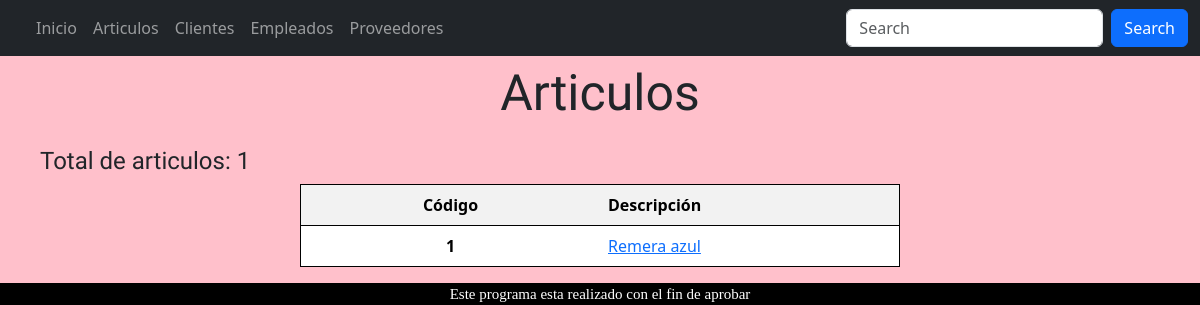
/tabla/, run on an earlier commit of the app's database.
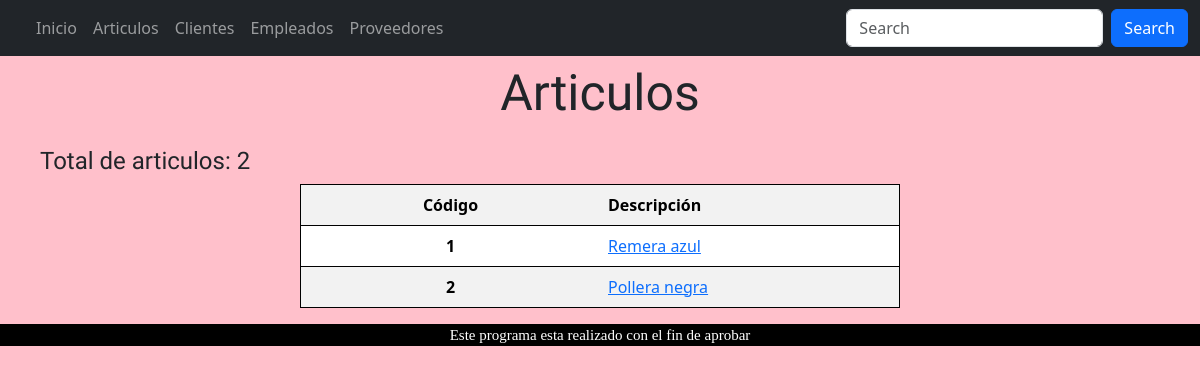
And on a later commit of the database.
### appRieVictoria/models.py (models this page shows, shortened)
class Articulos (models.Model):
    descripcion = models.CharField( max_length= 100,help_text= 'Descripcion del articulo')
    costo = models.DecimalField(max_digits=10, decimal_places=2)
    venta= models.DecimalField(max_digits=10, decimal_places=2)
    cantidad = models.BigIntegerField(help_text='Cantidad de articulos')
    talle = models.CharField(max_length=3)
    compras = models.ManyToManyField("Compras",related_name='articulos_comprados' , through="compraProd")
    ventas = models.ManyToManyField("Ventas" ,related_name='articulos_vendidos', through="ventaProd")
    tipoPrenda =models.ForeignKey("tipoPrenda", on_delete=models.CASCADE, default=1)

### appRieVictoria/views.py (the view)
def tabla(request):
    context = {'Articulos': Articulos.objects.all()}
    return render(request, 'tabla.html', context)

### proyectoRieVictoria/templates/tabla.html
{% extends "base.html" %}
{% block content %}
<div class="subtituloInicio">
    <p >Articulos</p>
</div>
    <div class="descripcionArt">
        <h4>Total de articulos: {{Articulos|length}}</h4>
    </div>
    <div class="contenedorTabla">
        <div class="col-6">
    <div>
        <table class="table tablaBorde1 table-condensed table-striped">
            <tr>
                <th class="centrado">Código</th>
                <th >Descripción</th>
            </tr>
            {% for p in Articulos %}
                <tr>
                    <td class="centrado" >{{p.id}}</td>
                    <td><a href="/articulos/{{ p.id }}/">{{p.descripcion}}</a></td>
                </tr>
                {% endfor %}
        </table>
    </div>
    </div>
    </div>
{% endblock %}

What changed in the data, as far as the page shows it:
added Articulos: id "2", descripcion "Pollera negra"
Also different on the page:
{{ Articulos|length }}: "1" → "2"
